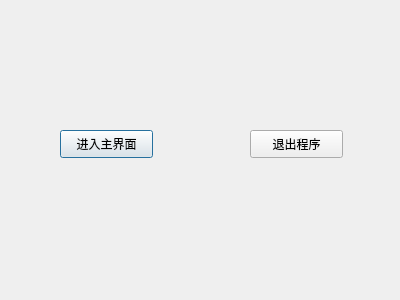
<?xml version="1.0" encoding="UTF-8"?>
<ui version="4.0">
 <class>MyDialog</class>
 <widget class="QDialog" name="MyDialog">
  <property name="geometry">
   <rect>
    <x>0</x>
    <y>0</y>
    <width>400</width>
    <height>300</height>
   </rect>
  </property>
  <property name="windowTitle">
   <string>Dialog</string>
  </property>
  <widget class="QPushButton" name="pushButton">
   <property name="geometry">
    <rect>
     <x>60</x>
     <y>130</y>
     <width>93</width>
     <height>28</height>
    </rect>
   </property>
   <property name="text">
    <string>进入主界面</string>
   </property>
  </widget>
  <widget class="QPushButton" name="pushButton_2">
   <property name="geometry">
    <rect>
     <x>250</x>
     <y>130</y>
     <width>93</width>
     <height>28</height>
    </rect>
   </property>
   <property name="text">
    <string>退出程序</string>
   </property>
  </widget>
 </widget>
 <resources/>
 <connections>
  <connection>
   <sender>pushButton_2</sender>
   <signal>clicked()</signal>
   <receiver>MyDialog</receiver>
   <slot>close()</slot>
   <hints>
    <hint type="sourcelabel">
     <x>285</x>
     <y>138</y>
    </hint>
    <hint type="destinationlabel">
     <x>185</x>
     <y>218</y>
    </hint>
   </hints>
  </connection>
 </connections>
</ui>
